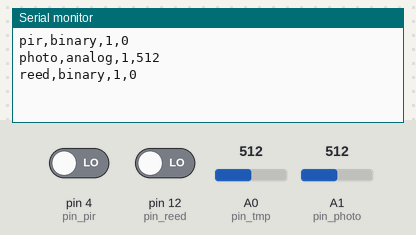
Recording of a sketch running on a simulated Arduino Uno, built with avr-gcc and run on an emulated ATmega328P. On the bench: the last lines printed to the serial monitor. The test bench sets the inputs (shaded band); at power-on: A1 (pin_photo) = 512, pin 4 (pin_pir) LOW, pin 12 (pin_reed) LOW, A0 (pin_tmp) = 512.

Above: at 6.2 s.
6.3 s: A1 (pin_photo) set to 716
At 7.6 s:
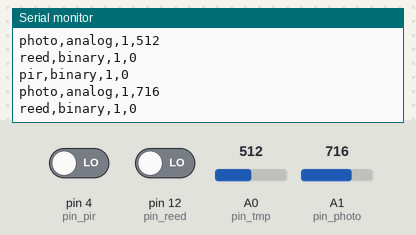
7.8 s: pin 4 (pin_pir) driven HIGH
9.3 s: pin 12 (pin_reed) driven HIGH
At 10.6 s:
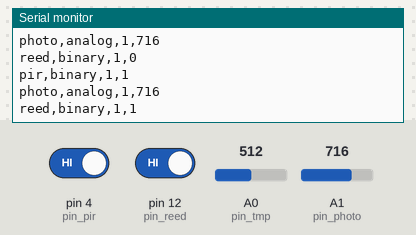
10.8 s: A1 (pin_photo) set to 900
At 11.6 s:
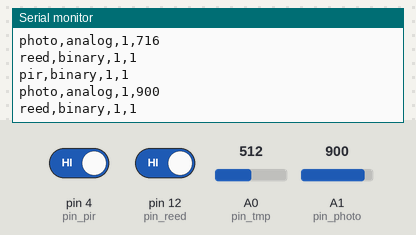
Timing chart, 0 to 13.3 s (numbered marks = the images above; inputs shaded):
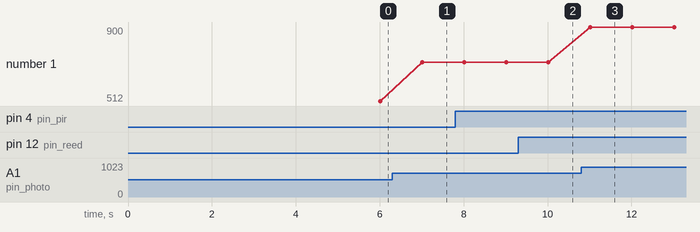

The sketch:

caja_3.ino
```cpp
// caja_3.ino
#define pin_pir 4
#define pin_photo 1
#define pin_reed 12
#define pin_piezo 11
#define pin_tmp 0
int photo;
int motion;
int door;


void setup() {
	pinMode(pin_pir, INPUT);
	pinMode(pin_reed, INPUT);
	delay(5000);
	Serial.begin(9600);
}


void loop() {
	delay(1000);
	int reading = analogRead(pin_tmp);

 	// converting that reading to voltage, for 3.3v arduino use 3.3
 	float voltage = reading * 5.0;
 	voltage /= 1024.0;
	motion = digitalRead(pin_pir);
	photo = analogRead(pin_photo);
	door  = digitalRead(pin_reed);
 	//Serial.println("Lecturas: ");
 	Serial.print("pir,binary,1,");
 	Serial.println(motion);
 	Serial.print("photo,analog,1,");
 	Serial.println(photo);
 	Serial.print("reed,binary,1,");
 	Serial.println(door);

}
```

Measured:
- after the input at 6.3 s, the serial monitor: prints a new line after 0.72 s (image 1)
- after the input at 9.3 s, the serial monitor: prints a new line after 0.74 s (image 2)
- after the input at 10.8 s, the serial monitor: prints a new line after 0.22 s (image 3)
- plotted number 1: 512 → 716 after the input at 6.3 s, 716 → 900 after the input at 10.8 s
